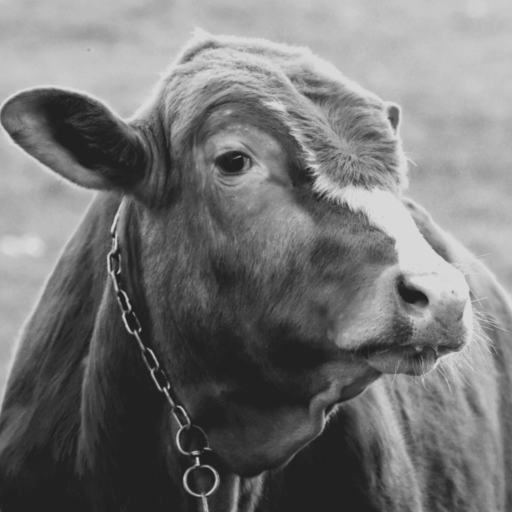
#> input picture examples/befuddled_cow_solver_input.jpg, 1024 x 1024 px, found by its file name (shown at 1/2 size)
$ python analyze_befuddled_v5.py
#> lines starting #> are read from the running program, lines starting #| are printed output that depends on the picture
#!/usr/bin/env python3
"""
analyze_befuddled_v5.py — 9-panel comparative analysis for befuddled cow v5.

Row 1: context  — input grayscale / v3 baseline / brightness histogram
Row 2: caustics — v4 broken / v5 fixed / difference map
Row 3: quant    — quadrant bars / SSIM heatmap / metrics text
"""

import numpy as np
import matplotlib
matplotlib.use('Agg')
import matplotlib.pyplot as plt
import matplotlib.gridspec as gridspec
from matplotlib.colors import LinearSegmentedColormap
from pathlib import Path

try:
    from skimage.metrics import structural_similarity as ssim
    from skimage.filters import sobel
    HAS_SKIMAGE = True
except ImportError:
    HAS_SKIMAGE = False
    print("skimage not available — SSIM and edge metrics will be skipped")

try:
    from scipy.stats import pearsonr
    HAS_SCIPY = True
except ImportError:
    HAS_SCIPY = False

BASE = Path("/Users/admin/causticsEngineering/examples")

# ── Load images ────────────────────────────────────────────────────────────────
def load_gray(path, size=1024):
#> called with size = 1024
    from PIL import Image
    img = Image.open(path).convert('L').resize((size, size))
    return np.array(img, dtype=np.float32) / 255.0

input_img = load_gray(BASE.parent / "examples/befuddled_cow_solver_input.jpg")
v3_img    = load_gray(BASE / "caustic_cow_v3.png")
#> call 2 of load_gray, with size = 1024
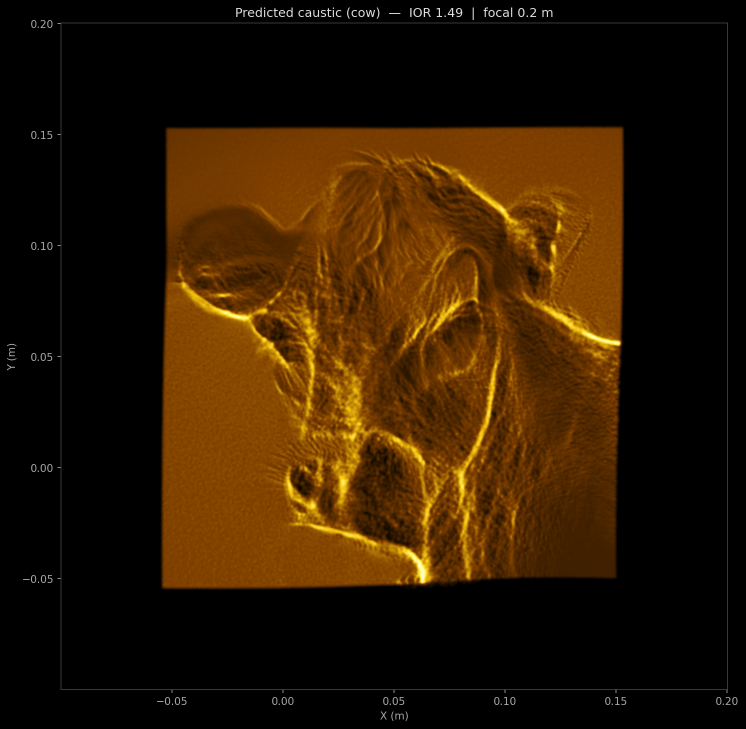
#> input picture examples/caustic_cow_v3.png, 1492 x 1457 px, found by its file name (shown at 1/2 size)
#> in load_gray (call 2), `img = Image.open(path).convert('L').resize((size, size))`:
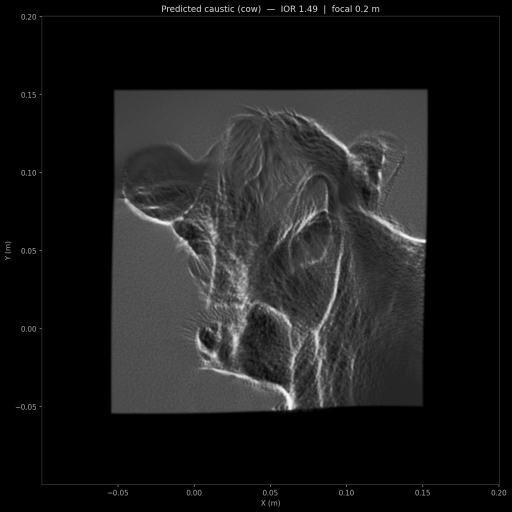
#> img: PIL image 1024x1024 L (shown at 1/2 size); min 0, max 252, mean 28.3
v4_img    = load_gray(BASE / "caustic_befuddled_v4.png")
#> (the run stopped early here; a loop or call above may not have finished)
